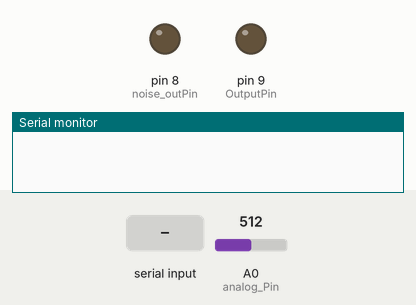
This sketch was run on a simulated Arduino Nano, built with avr-gcc and run on an emulated ATmega328P. Shown: output pins drawn as LEDs (lit = HIGH), the last lines printed to the serial monitor. The test bench sets the inputs (shaded band); at power-on: A0 (analog_Pin) = 512. Random numbers use the default seed unless the sketch sets one.

Above: at 1.2 s.
1.3 s: "1" received over Serial
At 1.58 s:
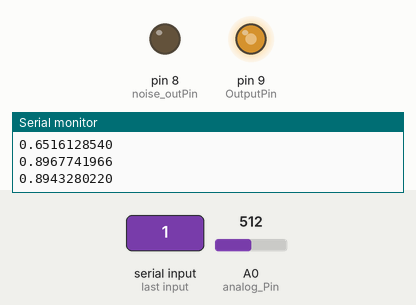
4.3 s: A0 (analog_Pin) set to 306
At 4.97 s:
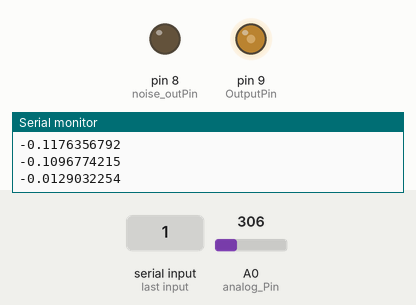
7.3 s: A0 (analog_Pin) set to 122
At 9.38 s:
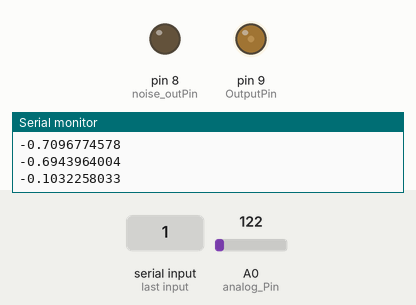
10.3 s: byte 0 (0) received over Serial
11.8 s: "0" received over Serial
Timing chart, 0 to 15.8 s (numbered marks = the images above; inputs shaded):
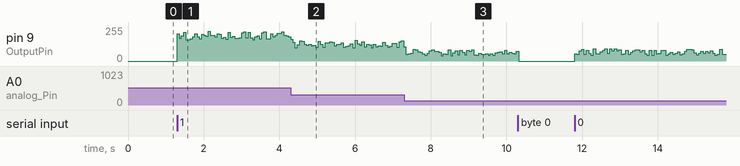

The sketch:

AdaptiveNoise_Canceller.ino
```cpp
/* Author: Akwasi D. Akwaboah
 * Institution: Johns Hopkins University
 * Project Name: Adaptive Noise Canceller
 * Description: Implementation of the Widrow-Hopf algorithm as described in
 * Widrow, B., Glover, J.R., McCool, J.M., Kaunitz, J., Williams, C.S., Hearn, R.H., Zeidler, J.R., Dong, J.E.
 * and Goodlin, R.C., 1975. Adaptive noise cancelling: Principles and applications.
 * Proceedings of the IEEE, 63(12), pp.1692-1716.
 * Version 0.0: 05/10/2021
 */


//Arduino Nano 33 BLE Sense used

#include <math.h>

int analog_Pin = A0;    // microphone A
int OutputPin = 9;      // analogwrite output
double sensorCache [4] = {0.0,0.0,0.0,0.0}; //sensor Cache for adaptive filter
//                           0.0,0.0,0.0,0.0,
//                           0.0,0.0,0.0,0.0,
//                           0.0,0.0,0.0,0.0,}; //allocate memory for storing 16 time-shifted audio samples.
double W [4] = {0.0,0.0,0.0,0.0};  // weiner filter weights
//                 0.0,0.0,0.0,0.0,
//                 0.0,0.0,0.0,0.0,
//                 0.0,0.0,0.0,0.0,};
double y = 0.0; //weighted sum of shifted noise signals
double sig_in = 0.0; //temp storage for signal+ noise from mic A
double sig_out = 0.0; //temp storage for filter signal
double mu = 0.5e-2; //learning rate - to do: implement only hyperparameter tuning similar to momentum
double pi = 3.14159265359;
double n = 0.0;
double f1 = 5.0;
double f2 = 3.0;
double Ts = 1.0/10000.0; //fs = 10000.0
double noisy_sine = 0.0;
double noise = 0.0;
int analog_out = 0.0; // value output to the PWM (analog out)
int noise_outPin = 8;
int in_byte = 0; // trigger read from matlab
int N = 4; //filter size

void setup() {
    // initialize serial communications at 9600 bps:
    Serial.begin(9600);
    randomSeed(analogRead(A2));
    pinMode(noise_outPin, OUTPUT);
}

void loop() {
  if (Serial.available() > 0) {
    // read the incoming byte:
    in_byte = Serial.read();

    // for debugging
//    Serial.print("I received: ");
//    Serial.println(in_byte, DEC);
  }

  if (in_byte == 0){
    analogWrite(OutputPin, 0); //keep indicator off
  }

  else{
    //read data from sensor
    sig_in = ((double)analogRead(analog_Pin)-310.0)/310.0; //read and deal with offset
    //emulation of white noise
    noise = 1.0*(double)(random(-100, 100))/310.0;
    //mix signal with noise to emulate the micA input
    noisy_sine = sig_in + noise;

    //overall loop for FIFO buffer
    sensorCache[0] = noise; //read noise map to -1 to 1
    //Compute dot product and Shift filter cache
    for (int i = 0; i < N-1; i++){
      sensorCache[i+1] = sensorCache[i];
    }

    y = 0.0; //reset dot product for next
    //Weighted sum
    for (int i = 0; i < N; i++){
      y += W[i]*sensorCache[i];
    }
    sig_out  = noisy_sine - y; //output/ error

    //Weight update
    for (int i = 0; i < N; i++){
      W[i] += 2.0*mu*sig_out*sensorCache[i];
    }

    analog_out = map(sig_out*100, -127, 127, 0, 255);
    analogWrite(OutputPin, analog_out);

  //   print the results to the Serial Monitor:
//    Serial.print("noisy_signal:"); Serial.print(noisy_sine, 10);  Serial.print(", ");
//    Serial.print("denoised_signal:"); Serial.print(sig_out, 10);  Serial.print(", ");
//    Serial.print("noise:"); Serial.println(noise, 10);  //Serial.println();

//    //for Matlab
    Serial.println(sig_in, 10); //ground truth
    Serial.println(noisy_sine, 10);  //Serial.print(",");
    Serial.println(sig_out, 10);  //Serial.print(",");
    Serial.println(noise, 10); //;  Serial.println();

  //  Serial.print(sig_out, 10);
  //  Serial.println();

    //update time instance count
    n += 1.0;
    delay(Ts*1000);
  }
}
```
